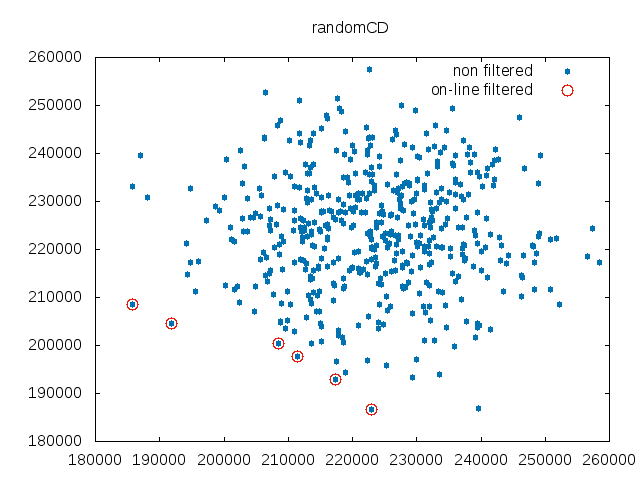

gnuplot code for this plot:
set terminal png
set output "cd_online.png"
set title "randomCD"
plot "randomCDNonFiltered.tsp" using 1:2 title "non filtered" pointtype 7 linecolor 6, "randomCDOnLineFiltered.tsp" using 1:2 title "on-line filtered" pointtype 6 pointsize 2 linecolor 7
